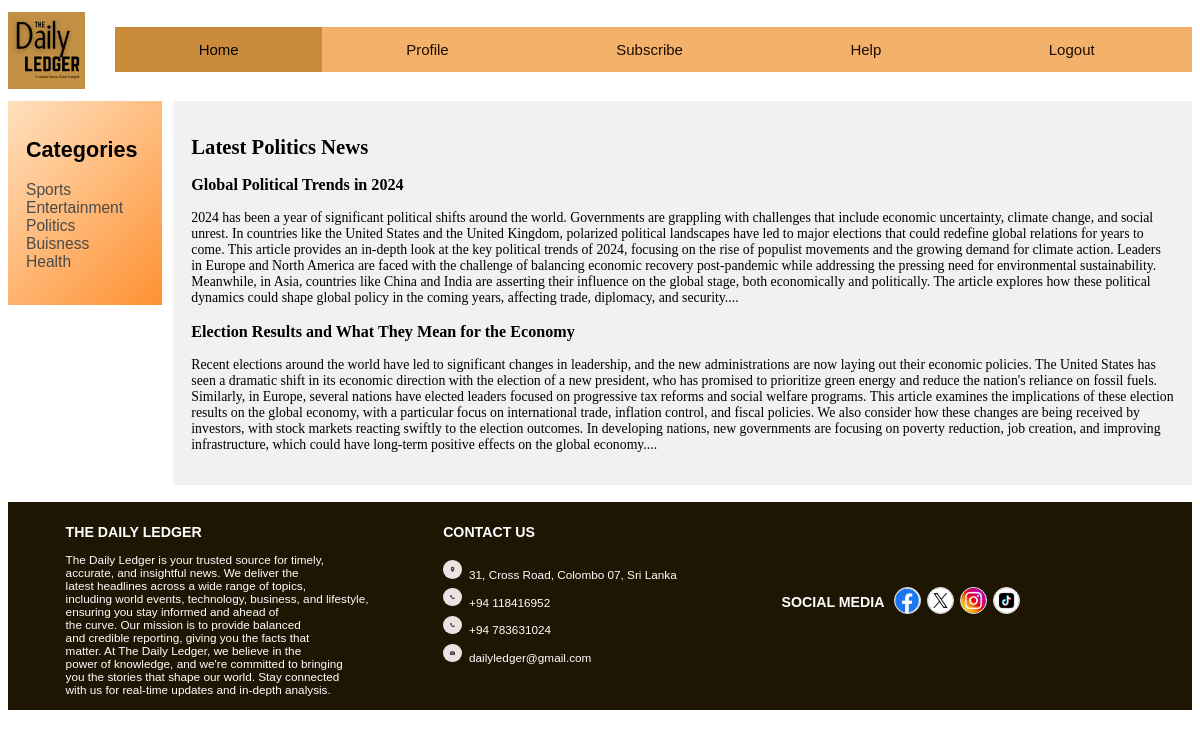
Screenshot of /pages/home_page/politics.php (signed in) with the database file from the repository.
### tables this page shows
CREATE TABLE articles (
  id INT AUTO_INCREMENT PRIMARY KEY,
  title VARCHAR(100) NOT NULL,
  content TEXT NOT NULL,
  author VARCHAR(50),
  publish_date DATE,
  category_id INT
);

### pages/home_page/politics.php (the view, shortened to what this page needs)
<?php
$host = 'localhost';
$db = 'news_management';
$user = 'root';
$pass = '';
$conn = new mysqli($host, $user, $pass, $db);
?>
<html>
    <head>
    <link rel="stylesheet" href="../../css/style_home.css">
    </head>
    <body>
        <header>
			<img class="logo" src="../../assets/images/logo.png" alt="Your Logo">
            <div class="navi">
                <a class="active" href="home.php">Home</a>
                <a href="profile.php">Profile</a>
                <a href="subscription.php">Subscribe</a>
                <a href="help.html">Help</a>
                <span id="lout"><a href="../../logout.php">Logout</a></span>
            </div>
		</header>
        <section>
            <nav>
              <h2>Categories</h2>
              <ul>
                <li><a href="sports.php">Sports</a></li>
                <li><a href="entertainment.php">Entertainment</a></li>
                <li><a href="politics.php">Politics</a></li>
                <li><a href="buisness.php">Buisness</a></li>
                <li><a href="health.php">Health</a></li>
              </ul>
            </nav>
<article>
    <div class="container">
        <?php if (isset($_SESSION['username'])): ?>
		<h2 class="big-title">Latest Politics News</h2>
            <?php
                $sql = "SELECT * FROM articles WHERE category_id = 3";
                $result = $conn->query($sql);
                if ($result->num_rows > 0): ?>
                <?php while ($row = $result->fetch_assoc()): ?>
                    <h3><?= htmlspecialchars($row['title']) ?></h3>
                    <p><?= htmlspecialchars(substr($row['content'], 0, 10000000)) ?>...</p>
                <?php endwhile; ?>
            <?php else: ?>
                <p>No Politics news articles available.</p>
            <?php endif; ?>
        <?php endif; ?>
    </div>
</article>
        </section>
        <footer>
            <div class="grid-container1">
                <div class="grid-item1">
                    <span id="foot">THE DAILY LEDGER</span><br><br>The Daily Ledger is your trusted source for timely,<br> accurate, and insightful news.
                    We deliver the<br> latest headlines across a wide range of topics,<br> including world events, technology, business, and lifestyle,<br> ensuring you stay informed and
                    ahead of<br> the curve. Our mission is to provide balanced<br> and credible reporting, giving you the facts that<br> matter. At The Daily Ledger, we believe in the<br>
                    power of knowledge, and we're committed to bringing<br> you the stories that shape our world. Stay connected<br> with us for real-time updates and in-depth
                    analysis.
                </div>
                <div class="grid-item1">
                    <span id="foot">CONTACT US</span><br><br>
                    <div class="contact-info">
                        <img src="../../assets/images/location.png" alt="Location" class="rounded-icon">31, Cross Road, Colombo 07, Sri Lanka<br>
                        <img src="../../assets/images/phone.png" alt="Phone" class="rounded-icon">+94 118416952<br>
                        <img src="../../assets/images/phone.png" alt="Phone" class="rounded-icon">+94 783631024<br>
                        <img src="../../assets/images/mail.png" alt="Mail" class="rounded-icon">dailyledger@gmail.com
                    </div>
                </div>
                <div class="social-media-container">
                    <div class="grid-item3"><span id="foot">SOCIAL MEDIA</span></div>
                    <ul class="social-icons">
                        <li><a href="https://web.facebook.com/profile.php?id=61565900249007&is_tour_dismissed" target="_blank"><img src="../../assets/images/fb.jpg" alt="Facebook"></a></li>
                        <li><a href="https://x.com/LodgerDaily" target="_blank"><img src="../../assets/images/x.jpg" alt="Twitter"></a></li>
                        <li><a href="" target="_blank"><img src="../../assets/images/insta.jpg" alt="Instagram"></a></li>
                        <li><a href="" target="_blank"><img src="../../assets/images/tiktok.jpg" alt="Tik tok"></a></li>
                    </ul>
                </div>
            </div>
        </footer>
    </body>
</html>

### css/style_home.css (style rules this page uses)
header { position: -webkit-sticky; position: sticky; top: 0; z-index: 1000; background-color: white; display: flex; justify-content: space-between; align-items: center; }
.logo { margin-top:0.36vw; width:7.99vw; height:6.39vw; margin-right:2.52vw; }
.navi { background-color:#f3b16b; display:flex; align-items:center; width:155.99vw; margin-top:0.16vw; }
.navi a { float:left; display:block; color:rgb(29, 14, 1); text-align:center; padding:1.15vw 6.98vw; cursor:pointer; font-size:1.25vw; text-decoration:none; font-family: 'sfprodisplay-regular', 'Helvetica', 'Arial', sans-serif; }
.navi a.active { background-color:#ca8c3b; color:black; }
nav { float: left; width: 10%; background: linear-gradient(135deg, #ffe0be, #fe9132);; padding: 1.5vw; margin-top: 1vw; }
nav h2 { font-weight: bold; font-family: 'sfprodisplay-regular', 'Helvetica', 'Arial', sans-serif; font-size: 1.8vw; padding-top: 0vw; }
nav ul { list-style-type: none; padding: 0vw; }
nav li a { color: #4b4b4b; text-decoration: none; font-family: 'sfprodisplay-regular', 'Helvetica', 'Arial', sans-serif; font-size: 1.3vw; transition: color 0.3s ease, padding-left 0.3s ease; }
article { float: right; padding: 1.5vw; width: 83%; background-color: #f1f1f1; margin-top: 1vw; font-size: 1.15vw; }
section::after { content: ""; display: table; clear: both; }
footer { margin-top:1.46vw; margin-bottom:-5.85vw; }
.grid-container1 { display:grid; grid-template-columns:auto auto auto auto; grid-template-rows:auto auto; gap:1.2vw; padding:4.8vw; background-color:rgb(31, 21, 3); margin-top:1.2vw; padding-bottom:0vw; padding-top:0.6vw; margin-bottom: 0vw; margin-left: 0vw; margin-right: 0vw; font-family: 'sfprodisplay-regular', 'Helvetica', 'Arial', sans-serif; }
.grid-item1 { padding-top:1.2vw; color:white; font-size:0.98vw; }
#foot { font-weight:bold; font-size:1.18vw; }
.contact-info img.rounded-icon { border-radius:50%; width:1.56vw; height:1.56vw; margin-top:0.6vw; margin-right:0.6vw; overflow:hidden; }
.social-media-container { display:flex; align-items:center; justify-content:center; padding-top:0; color: white; }
.social-icons { list-style:none; padding:0vw; margin:0.52vw; display:flex; justify-content:center; align-items:center; border-radius:0.52vw; padding:0vw; }
.social-icons li { margin:0.26vw; }
.social-icons a { display:inline-block; width:2.08vw; height:2.08vw; border-radius:50%; overflow:hidden; border:0.16vw solid white; }
.social-icons img { width:100%; height:100%; object-fit:cover; }

### rows the page displays
articles: title "Global Political Trends in 2024", content "2024 has been a year of significant political shifts around the world. Governments are grappling with challenges that include economic uncertainty, climate change, and social unrest. In countries like the United States and the United Kingdom, polarized political landscapes have led to major elections that could redefine global relations for years to come. This article provides an in-depth look at the key political trends of 2024, focusing on the rise of populist movements and the growing demand for climate action. Leaders in Europe and North America are faced with the challenge of balancing economic recovery post-pandemic while addressing the pressing need for environmental sustainability.…"
articles: title "Election Results and What They Mean for the Economy", content "Recent elections around the world have led to significant changes in leadership, and the new administrations are now laying out their economic policies. The United States has seen a dramatic shift in its economic direction with the election of a new president, who has promised to prioritize green energy and reduce the nation's reliance on fossil fuels. Similarly, in Europe, several nations have elected leaders focused on progressive tax reforms and social welfare programs. This article examines the implications of these election results on the global economy, with a particular focus on international trade, inflation control, and fiscal policies. We also consider how these changes are being…"
